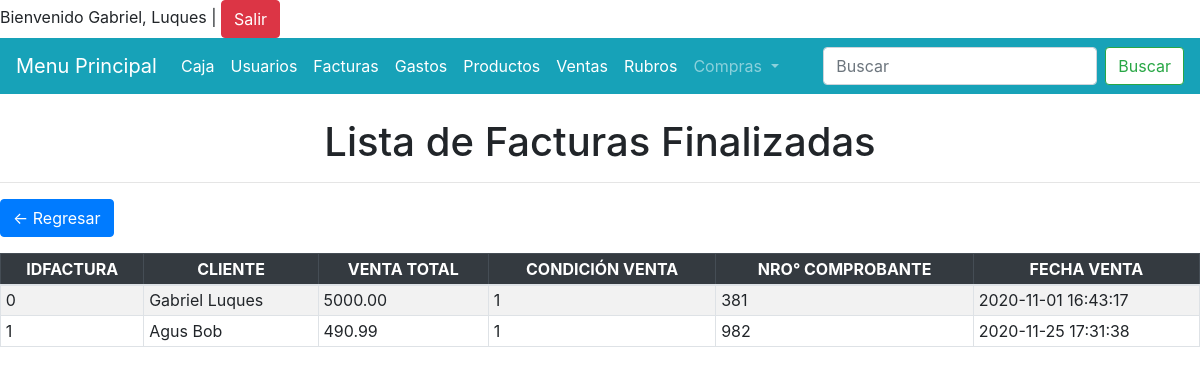
Screenshot of /facturas/index.php (signed in) with the database file from the repository.
### tables this page shows
CREATE TABLE `usuarios` (
  `idusuario` int(10) NOT NULL,
  `usuario` varchar(50) NOT NULL,
  `password` varchar(20) NOT NULL,
  `nombre` varchar(50) NOT NULL,
  `apellido` varchar(50) NOT NULL,
  `dni` int(10) NOT NULL,
  `nacimiento` date NOT NULL,
  `domicilio` varchar(200) NOT NULL,
  `localidad` varchar(50) NOT NULL,
  `provincia` varchar(50) NOT NULL,
  `telefono` varchar(13) NOT NULL,
  `email` varchar(255) NOT NULL,
  `sexo` varchar(1) NOT NULL,
  `privilegio` int(1) NOT NULL,
  `idregistrante` int(11) NOT NULL
);

CREATE TABLE `facturas` (
  `idfactura` int(11) NOT NULL,
  `idcliente` int(11) NOT NULL,
  `idvendedor` int(11) NOT NULL,
  `totalventa` decimal(9,2) NOT NULL,
  `condicionventa` int(3) NOT NULL,
  `comprobantetarjeta` varchar(200) NOT NULL,
  `fechaventa` datetime NOT NULL,
  `idregistrante` int(11) NOT NULL,
  `estado` varchar(2) NOT NULL
);

### conexion.php (called while the page is built, shortened)
<?php
     class conexion{
         public function __construct() {
             $this->con=new mysqli("localhost","root","","negocio");
         }
     }
?>

### facturas/class.php (the view, shortened to what this page needs)
<?php
include '../conexion.php';
class mostrarfacturas extends conexion{
       public function resultado(){
           $this->consulta=$this->con->query("SELECT facturas.*, usuarios.* FROM usuarios "
                . "INNER JOIN facturas ON usuarios.idusuario=facturas.idcliente");
           while($this->recorridos=$this->consulta->fetch_array()){
               ?>
               <tr>
                    <td><?php echo $this->recorridos["idfactura"]; ?></td>
                    <td><?php echo $this->recorridos["nombre"]; ?> <?php echo $this->recorridos["apellido"]; ?></td>
                    <td><?php echo $this->recorridos["totalventa"]; ?></td>
                    <td><?php echo $this->recorridos["condicionventa"]; ?></td>
                    <td><?php echo $this->recorridos["comprobantetarjeta"]; ?></td>
                    <td><?php echo $this->recorridos["fechaventa"]; ?></td>
                </tr>
               <?php
           }
       }
   }
?>

### rows the page displays
usuarios: facturas.idfactura "0", nombre "Gabriel", apellido "Luques", facturas.totalventa "5000.00", facturas.condicionventa "1", facturas.comprobantetarjeta "381", facturas.fechaventa "2020-11-01 16:43:17"
usuarios: facturas.idfactura "1", nombre "Agus", apellido "Bob", facturas.totalventa "490.99", facturas.condicionventa "1", facturas.comprobantetarjeta "982", facturas.fechaventa "2020-11-25 17:31:38"

### other values shown
$_SESSION['nom'] "Gabriel, Luques"
